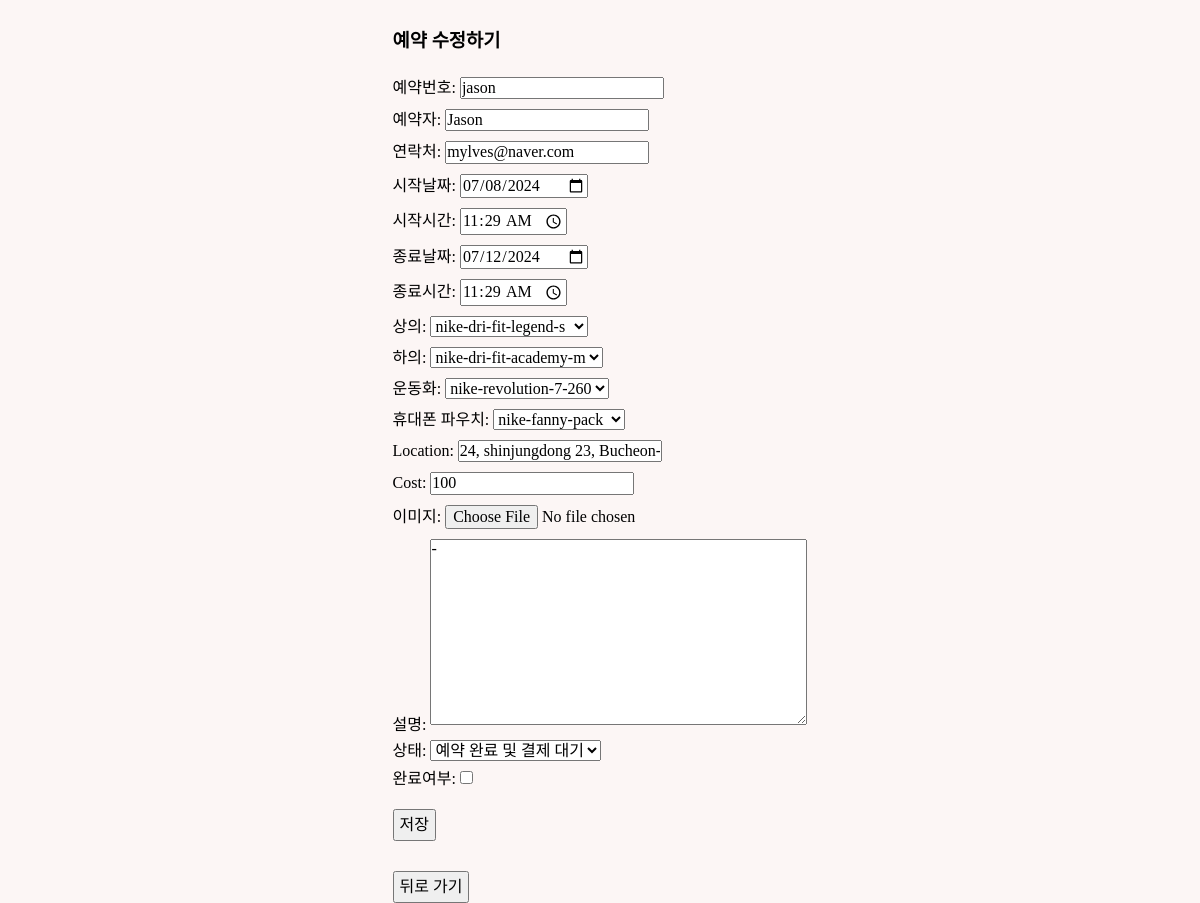
The page /sterna/update/jason (signed in) on the database as committed earlier.
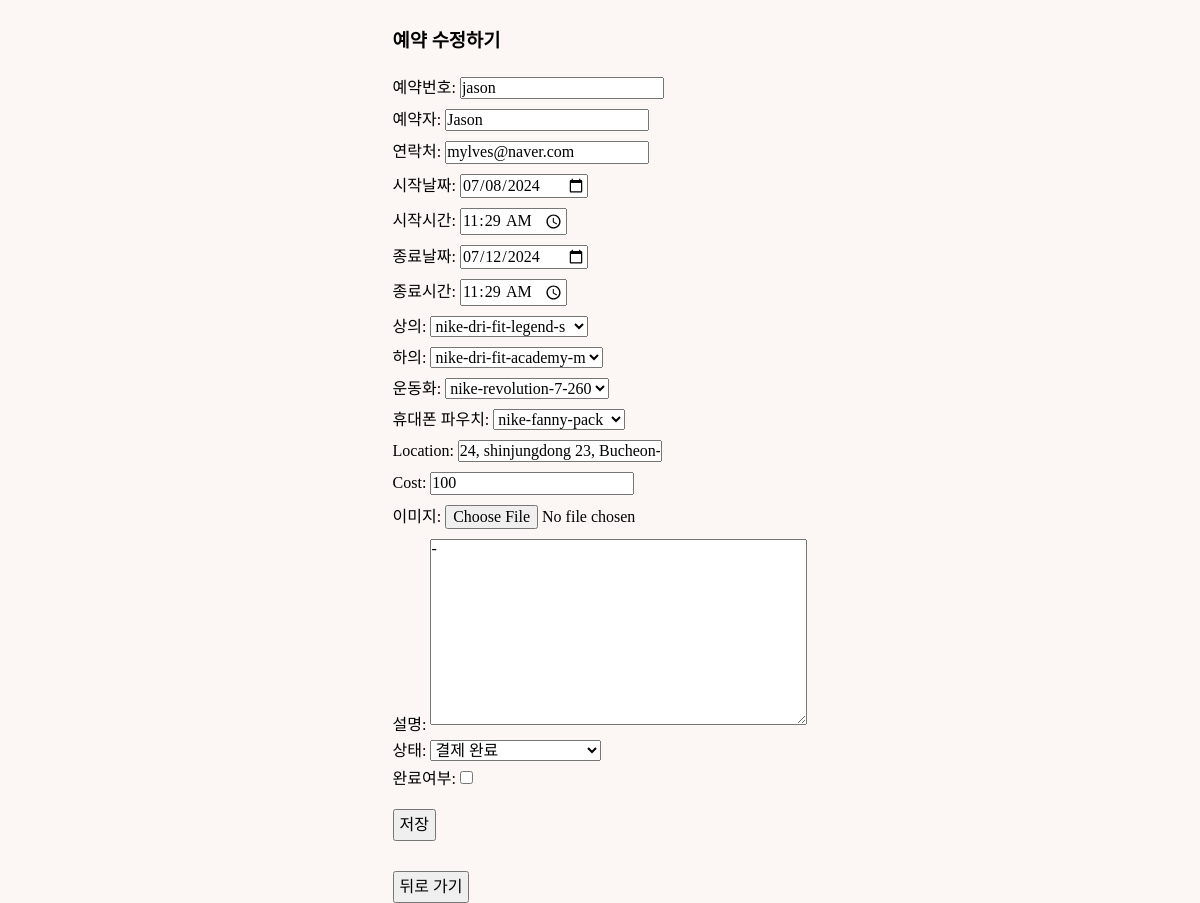
The same page on the database as committed later.
### reservation/models.py (models this page shows, shortened)
class Reservation(models.Model):
    STATUS_CHOICE = [
        ('ST1','예약 양식 제출 완료'),
        ('ST2','예약 완료 및 결제 대기'),
        ('ST3','결제 완료'),
        ('ST4','배송 중'),
        ('ST5','배송 완료'),
        ('ST6','반납 완료'),
        ('ST7','입고 완료')
    ]
    reserv_id = models.CharField(max_length=20, primary_key=True)
    client = models.CharField(max_length=20)
    contact = models.CharField(max_length=50, blank=False)
    start_date = models.DateField()
    start_time = models.TimeField(blank=True, default=timezone.now)
    end_date = models.DateField()
    end_time = models.TimeField(blank=True, default=timezone.now)
    top = models.ForeignKey(Item, on_delete=models.CASCADE, limit_choices_to={'category':'top'}, related_name="topName", blank=True, null=True)
    bottom = models.ForeignKey(Item, on_delete=models.CASCADE, limit_choices_to={'category':'bottom'}, related_name="bottomName", blank=True, null=True)
    shoes = models.ForeignKey(Item, on_delete=models.CASCADE, limit_choices_to={'category':'shoes'}, related_name="shoesName", blank=True, null=True)
    bag = models.ForeignKey(Item, on_delete=models.CASCADE, limit_choices_to={'category':'bag'}, related_name="bagName", blank=True, null=True)
    image = models.ImageField(upload_to="", blank=True)
    desc = models.TextField(blank=True, default="-")
    status = models.CharField(
        max_length=3,
        choices=STATUS_CHOICE,
        default='ST1',
    )
    completed = models.BooleanField(default=False)
    cost = models.IntegerField(default=0)
    location = models.CharField(max_length=50, blank=False)

### reservation/views.py (the view)
# urls.py: path('sterna/update/<str:pk>', views.update, name='update'),
@login_required(login_url='users:login')
def update(request, pk):
    reservation = get_object_or_404(Reservation, pk=pk)
    files = request.FILES
    form = ReservationForm(request.POST, request.FILES, instance=reservation)
    if request.method == "POST":
        if form.is_valid():
            reservation = form.save(commit=False)
            reservation.save()
            return redirect('reservation:data')
        else:
            return redirect('reservation:data')
    else:
        form = ReservationForm(instance=reservation)
        return render(request, 'admin/edit.html', {'form': form})

### reservation/models.py (called while the page is built)
    def __str__(self):
        return self.model_num

### templates/admin/edit.html (shortened to what this page needs)
{% load static %}
<!DOCTYPE html>
<html lang="en">
  <head>
    <link rel="stylesheet" type="text/css" href="{% static 'css/sterna.css' %}"/>
    <link rel="stylesheet" type="text/css" href="{% static 'css/normalize.css' %}"/>
    <link href="https://cdnjs.cloudflare.com/ajax/libs/bootstrap-datetimepicker/3.0.0/css/bootstrap-datetimepicker.min.css" rel="stylesheet"/>
  </head>
  <body>
    <div class="tocenter" style="margin:30px 0 0 0">
      <div style="max-width:100%;">
        <h3 style="margin:0 0 20px 0;">예약 수정하기</h3>
        <form method="POST" enctype="multipart/form-data">
          {{ form.as_p }}
          <button style="margin-top:20px; padding: 5px;" type="submit">
            저장
          </button>
        </form>
        <div style="height:30px;"></div>
        <div>
          <a href="{% url "reservation:data" %}">
            <button style="padding: 5px;">뒤로 가기</button>
          </a>
        </div>
      </div>
    </div>
  </body>
</html>

Rows that differ between the two databases and show on the page:
changed Reservation "jason": status "예약 완료 및 결제 대기" → "결제 완료"
